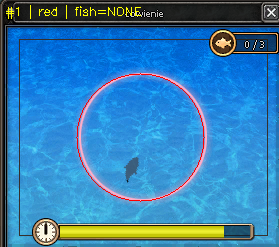
#> input picture app/website/img/minigame_fishing.png, 279 x 247 px
$ python -i fishing_detector.py   (imports and definitions only)
#> lines starting #> are read from the running program, lines starting #| are printed output that depends on the picture; after the words box and inside, x2 and y2 are one past the last pixel; in counts of white or black regions, pixels touching at a corner belong together
"""
Modul wykrywania stanu minigry lowienia ryb.

Analizuje screenshot okienka "Lowienie" i okresla:
- Czy minigra jest aktywna (czy widac okienko)
- Czy okrag jest bialy (rybka poza) czy czerwony (rybka w srodku)
- Gdzie jest rybka (background subtraction z running median)

Metoda detekcji koloru: zliczanie jasnych/bialych pikseli.
Bialy okrag ma jasny kontur (~869 px z S<40, V>220).
Czerwony okrag ma ciemniejszy kontur (~192 px z S<40, V>220).

Metoda detekcji rybki: background subtraction.
Utrzymujemy bufor ostatnich N klatek dla kazdej fazy (white/red).
Median tych klatek = tlo (rybka sie rusza, wiec usrednia sie).
Odejmujemy tlo od biezacej klatki -> rybka widoczna jako blob.
Diagnostyka potwierdzila 1-5px dokladnosc tej metody.
"""

import numpy as np
import cv2
import time
import collections

from src.config import (
    WHITE_BRIGHT_S_MAX,
    WHITE_BRIGHT_V_MIN,
    WHITE_CIRCLE_PIXEL_THRESHOLD,
    FISHING_ACTIVE_BRIGHT_THRESHOLD,
    CIRCLE_CENTER_X,
    CIRCLE_CENTER_Y,
    CIRCLE_RADIUS,
    CIRCLE_SAFE_MARGIN,
    TEXT_YELLOW_H_MIN,
    TEXT_YELLOW_H_MAX,
    TEXT_YELLOW_S_MIN,
    TEXT_YELLOW_V_MIN,
    TEXT_YELLOW_THRESHOLD,
    TEXT_BRIGHT_V_MIN,
    TEXT_BRIGHT_THRESHOLD,
)
import math


class FishingDetector:
    """Analizuje okienko minigry lowienia i wykrywa stan gry."""

    # Parametry background subtraction
    BG_BUFFER_SIZE = 15      # ile klatek pamietac do mediany
    BG_MIN_FRAMES = 3        # min klatek do obliczenia tla
    BG_RECOMPUTE_EVERY = 3   # przelicz mediane co N klatek (oszczednosc CPU)
    BG_DIFF_THRESHOLD = 25   # prog roznicy piksel vs tlo
    FISH_MIN_AREA = 30       # min rozmiar bloba rybki (px)
    FISH_MAX_JUMP = 50       # max skok pozycji miedzy klatkami (px)

    def __init__(self):
        # Background subtraction
        self._frame_buffer = collections.deque(maxlen=self.BG_BUFFER_SIZE)
        self._bg_cache = None         # ostatnia obliczona mediana
        self._bg_phase = None         # faza w ktorej budowalismy tlo
        self._frames_since_recompute = 0

        # Ostatnia klatka BGR (potrzebna do analizy koloru konturow)
        self._last_bgr = None

        # Fallback: frame differencing (pierwsze klatki)
        self._prev_gray = None

        # Historia pozycji rybki do predykcji
        self._fish_history = []  # lista (timestamp, x, y)
        self._max_history = 5    # ile ostatnich pozycji pamietac

        # Filtr statycznej pozycji (MISS tekst stoi w miejscu, rybka sie rusza)
        self._stale_pos = None       # (x, y) ostatnia pozycja
        self._stale_count = 0        # ile klatek z ta sama pozycja
        self.STALE_MAX_DIST = 3      # max odleglosc zeby uznac za "ta sama" pozycje
        self.STALE_FRAMES_LIMIT = 3  # po tylu klatkach odrzuc jako tekst

    # [16 lines left out: functions _count_bright_white_pixels, _count_bright_pixels, not called in this run]

    def _has_text_overlay(self, frame_bgr: np.ndarray) -> bool:
        """
        Sprawdza czy w okregu widac napis HIT (zolty tekst).

        Napis HIT ma charakterystyczny zolty kolor (H=15-45, S>80, V>150).
        Normalna klatka z rybka ma 0 takich pikseli.
        Klatka z napisem HIT ma ~2% (256 px).

        Returns:
            True jesli wykryto napis tekstowy (HIT)
        """
        hsv = cv2.cvtColor(frame_bgr, cv2.COLOR_BGR2HSV)

        # Maska okregu
        mask = np.zeros(hsv.shape[:2], dtype=np.uint8)
        cv2.circle(mask, (CIRCLE_CENTER_X, CIRCLE_CENTER_Y), CIRCLE_RADIUS, 255, -1)

        # Szukaj zoltych pikseli (napis HIT)
        yellow_mask = cv2.inRange(
            hsv,
            np.array([TEXT_YELLOW_H_MIN, TEXT_YELLOW_S_MIN, TEXT_YELLOW_V_MIN]),
            np.array([TEXT_YELLOW_H_MAX, 255, 255]),
        )
        yellow_in_circle = cv2.bitwise_and(yellow_mask, mask)
        num_yellow = cv2.countNonZero(yellow_in_circle)

        return num_yellow >= TEXT_YELLOW_THRESHOLD

    # [147 lines left out: functions _is_text_contour, _is_red_blob, _recompute_background, _find_fish_bg_subtraction, not called in this run]

    def _find_fish_frame_diff(self, gray: np.ndarray, circle_color: str) -> tuple:
        """
        Fallback: detekcja ruchu (frame differencing).
        Uzywane tylko w pierwszych klatkach zanim bg model jest gotowy.
        """
        if self._prev_gray is None:
            return None

        h = min(gray.shape[0], self._prev_gray.shape[0])
        w = min(gray.shape[1], self._prev_gray.shape[1])
        diff = cv2.absdiff(gray[:h, :w], self._prev_gray[:h, :w])

        _, motion_mask = cv2.threshold(diff, 20, 255, cv2.THRESH_BINARY)

        total_motion = cv2.countNonZero(motion_mask)
        if total_motion > 1500:
            return None

        kernel = np.ones((3, 3), np.uint8)
        motion_mask = cv2.morphologyEx(motion_mask, cv2.MORPH_CLOSE, kernel)
        motion_mask = cv2.morphologyEx(motion_mask, cv2.MORPH_OPEN, kernel)
        motion_mask[:25, :] = 0
        motion_mask[-20:, :] = 0

        contours, _ = cv2.findContours(
            motion_mask, cv2.RETR_EXTERNAL, cv2.CHAIN_APPROX_SIMPLE
        )

        candidates = []
        for c in contours:
            area = cv2.contourArea(c)
            if 20 < area < 1000:
                x, y, bw, bh = cv2.boundingRect(c)
                if bw < 80 and bh < 80:
                    cx, cy = x + bw // 2, y + bh // 2
                    dist = math.sqrt((cx - CIRCLE_CENTER_X)**2 + (cy - CIRCLE_CENTER_Y)**2)
                    if dist <= CIRCLE_RADIUS + 5:
                        candidates.append((area, cx, cy))

        if candidates:
            candidates.sort(key=lambda c: c[0], reverse=True)
            return (candidates[0][1], candidates[0][2])
        return None

    def find_fish_position(self, fishing_frame: np.ndarray, circle_color: str = "white") -> tuple:
        """
        Znajduje pozycje rybki w okienku lowienia.

        Metoda glowna: BACKGROUND SUBTRACTION
        - Utrzymujemy mediane ostatnich N klatek jako model tla
        - Odejmujemy tlo od biezacej klatki
        - Rybka widoczna jako blob (potwierdzone diagnostyka: 1-5px dokladnosc)

        Fallback: frame differencing (pierwsze kilka klatek nowej fazy)

        Args:
            fishing_frame: screenshot okienka lowienia (BGR numpy array)
            circle_color: aktualny kolor okregu ("white", "red", "none")

        Returns:
            (x, y) - pozycja rybki wzgledem okienka lowienia,
            None jesli nie znaleziono rybki
        """
        gray = cv2.cvtColor(fishing_frame, cv2.COLOR_BGR2GRAY)
        self._last_bgr = fishing_frame  # zachowaj do analizy koloru konturow

        # Faza "none" -> nie szukamy rybki, nie aktualizujemy modelu
        if circle_color == "none":
            self._prev_gray = gray.copy()
            return None

        # --- FILTR NAPISOW HIT/MISS ---
        # Sprawdz czy w klatce jest napis HIT (zolty tekst)
        # Jesli tak, nie szukaj rybki — to falszywka
        if self._has_text_overlay(fishing_frame):
            self._prev_gray = gray.copy()
            # Dodaj klatke do bufora mimo wszystko
            # (napis zniknie, a mediana go usredni)
            self._frame_buffer.append(gray.copy())
            self._frames_since_recompute += 1
            if self._frames_since_recompute >= self.BG_RECOMPUTE_EVERY:
                self._recompute_background()
            return None

        # Zmiana fazy (white -> red lub red -> white)?
        # Reset modelu tla - nowa faza = inne tlo
        if circle_color != self._bg_phase:
            self._frame_buffer.clear()
            self._bg_cache = None
            self._bg_phase = circle_color
            self._frames_since_recompute = 0
            # Reset historii rybki — pozycje z innej fazy nie sa wiarygodne
            self._fish_history = []
            self._stale_pos = None
            self._stale_count = 0

        # Dodaj klatke do bufora
        self._frame_buffer.append(gray.copy())
        self._frames_since_recompute += 1

        # Przelicz mediane jesli potrzeba
        if self._frames_since_recompute >= self.BG_RECOMPUTE_EVERY:
            self._recompute_background()

        # --- DETEKCJA RYBKI ---
        fish_pos = None

        if len(self._frame_buffer) >= self.BG_MIN_FRAMES and self._bg_cache is not None:
            # Metoda glowna: background subtraction
            fish_pos = self._find_fish_bg_subtraction(gray)
        else:
            # Fallback: frame differencing (warmup)
            fish_pos = self._find_fish_frame_diff(gray, circle_color)

        # Walidacja: max skok pozycji
        if fish_pos is not None and self._fish_history:
            _, last_x, last_y = self._fish_history[-1]
            dx = abs(fish_pos[0] - last_x)
            dy = abs(fish_pos[1] - last_y)
            if dx > self.FISH_MAX_JUMP or dy > self.FISH_MAX_JUMP:
                fish_pos = None

        # Filtr statycznej pozycji (tekst MISS/HIT stoi w miejscu, rybka sie rusza)
        if fish_pos is not None:
            if self._stale_pos is not None:
                dist = math.sqrt(
                    (fish_pos[0] - self._stale_pos[0]) ** 2
                    + (fish_pos[1] - self._stale_pos[1]) ** 2
                )
                if dist <= self.STALE_MAX_DIST:
                    self._stale_count += 1
                else:
                    self._stale_pos = fish_pos
                    self._stale_count = 1
            else:
                self._stale_pos = fish_pos
                self._stale_count = 1

            if self._stale_count >= self.STALE_FRAMES_LIMIT:
                # Pozycja nie zmienila sie przez N klatek → prawdopodobnie tekst
                fish_pos = None
        else:
            # Brak detekcji — reset licznika statycznej pozycji
            self._stale_pos = None
            self._stale_count = 0

        # Zapisz do historii
        if fish_pos is not None:
            now = time.perf_counter()
            self._fish_history.append((now, fish_pos[0], fish_pos[1]))
            if len(self._fish_history) > self._max_history:
                self._fish_history.pop(0)

        self._prev_gray = gray.copy()
        return fish_pos

    # [130 lines left out: functions reset_tracking, predict_fish_position, detect_circle_color, is_fishing_active, get_debug_info, not called in this run]


# --- TRYB TESTOWY ---
# Uruchom: python -m src.fishing_detector
# Pokazuje na zywo co wykrywa detektor (wymaga uruchomionej gry)
# [53 lines not run here, left out]

>>> import cv2
>>> picture = cv2.imread('../app/website/img/minigame_fishing.png')
#> picture is the input picture: shape (247, 279, 3); mean B, G, R 178.9, 127, 53
>>> result = FishingDetector().find_fish_position(picture)
#> in find_fish_position, `gray = cv2.cvtColor(fishing_frame, cv2.COLOR_BGR2GRAY)`:
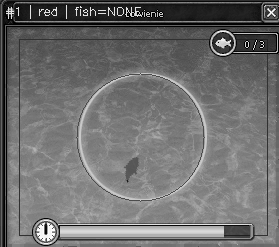
#> gray: shape (247, 279); min 0, max 255, mean 110.8
#> in _has_text_overlay, `hsv = cv2.cvtColor(frame_bgr, cv2.COLOR_BGR2HSV)`: hsv: shape (247, 279, 3); mean H, S, V 89.8, 180.1, 189.2
#> in _has_text_overlay, `cv2.circle(mask, (CIRCLE_CENTER_X, CIRCLE_CENTER_Y), CIRCLE_RADIUS, 25..`:
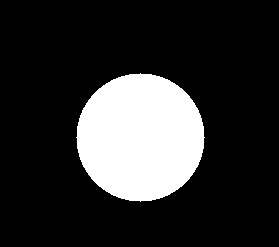
#> mask: shape (247, 279); 18.7% white; 1 white region, box (x1, y1, x2, y2) and area: (76, 73, 205, 202) 12853
#> in _has_text_overlay, `yellow_mask = cv2.inRange( hsv, np.array([TEXT_YELLOW_H_MIN, TEXT_YELL..`:
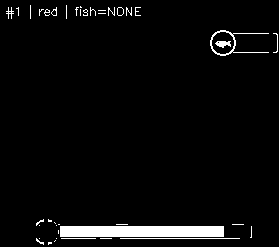
#> yellow_mask: shape (247, 279); 3.9% white; 40 white regions (27 under 20 px), largest, box (x1, y1, x2, y2) and area: (60, 226, 224, 237) 1804, (210, 30, 269, 56) 220, (120, 238, 240, 239) 120
#> in _has_text_overlay, `yellow_in_circle = cv2.bitwise_and(yellow_mask, mask)`: yellow_in_circle: shape (247, 279); every value is 0
#> in _has_text_overlay, `num_yellow = cv2.countNonZero(yellow_in_circle)`: num_yellow = 0
